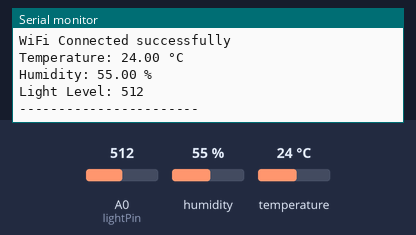
A sketch run on a simulated Arduino Nano 33 IoT. Parts: the last lines printed to the serial monitor. The test bench sets the inputs (shaded band); at power-on: humidity 55 %, A0 (lightPin) = 512, temperature 24 °C. WiFi joins after 1.5 s; servers stay silent unless stated.

Above: at 7.7 s.
7.8 s: humidity set to 22 %
At 9.06 s:
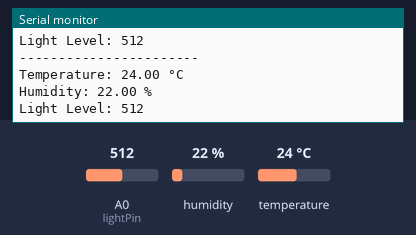
10.7 s: A0 (lightPin) set to 716
At 12.3 s:
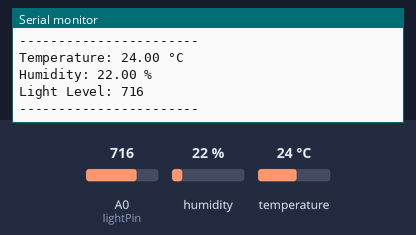
13.6 s: temperature set to 12 °C
At 13.7 s:
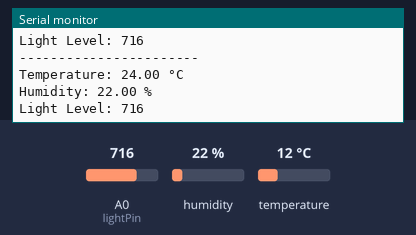
16.5 s: A0 (lightPin) set to 900
At 19.0 s:
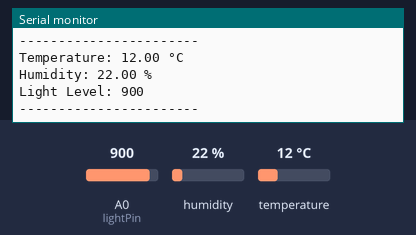
19.4 s: humidity set to 40 %
At 21.6 s:
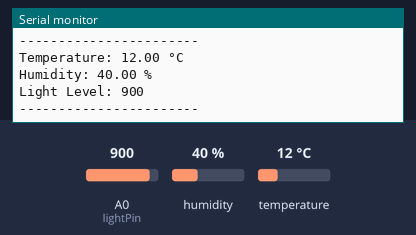
Timing chart, 0 to 23.1 s (numbered marks = the images above; inputs shaded):
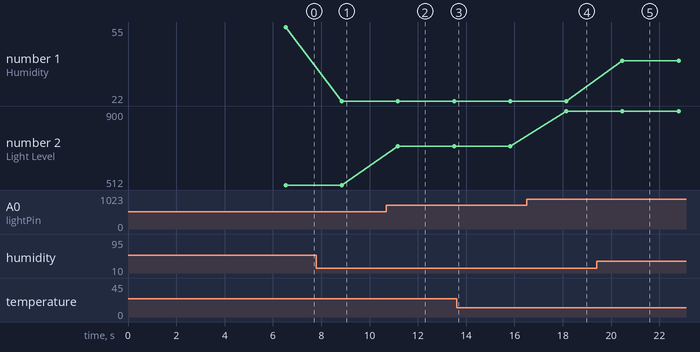

The sketch:

sketch_mar10alight.ino
```cpp
#include <WiFiNINA.h>      // Library for WiFi connection (Arduino Nano 33 IoT)
#include <ThingSpeak.h>    // Library to send data to ThingSpeak cloud
#include <DHT.h>           // Library for DHT temperature & humidity sensor

//  SENSOR SETUP
// DHT11 is connected to pin 3
#define DHTPIN 3
#define DHTTYPE DHT11

DHT dht(DHTPIN, DHTTYPE);

// LDR (light sensor) connected to analog pin A0
int lightPin = A0;

//  WIFI DETAILS
// Using my mobile hotspot for internet connection
char ssid[] = "Manoj Krishna iphone";
char pass[] = "manojkrishna";

// WiFi status tracker
int status = WL_IDLE_STATUS;
WiFiClient client;

//  THINGSPEAK DETAILS
// Channel and API key to upload sensor data
unsigned long channelID = 3288898;
const char * writeAPIKey = "2NM7B5GC1OWGGQK3";

// FUNCTION DECLARATIONS
void connectWiFi();
void readSensors(float &temp, float &hum, int &light);
void printData(float temp, float hum, int light);
void sendToThingSpeak(float temp, float hum, int light);

// ------------------- SETUP -------------------
void setup() {
  Serial.begin(9600);   // Start serial monitor for debugging
  dht.begin();          // Start DHT sensor

  connectWiFi();        // Connect to WiFi first
  ThingSpeak.begin(client);  // Start ThingSpeak communication
}

// ------------------- MAIN LOOP -------------------
void loop() {
  float temperature, humidity;
  int lightValue;

  // Read all sensor values together
  readSensors(temperature, humidity, lightValue);

  // Sometimes DHT gives invalid readings, so checking it
  if (isnan(temperature) || isnan(humidity)) {
    Serial.println("Failed to read from DHT sensor");
    return;  // Skip this loop if data is invalid
  }

  // Print values to Serial Monitor (for testing/debugging)
  printData(temperature, humidity, lightValue);

  // Send data to ThingSpeak cloud
  sendToThingSpeak(temperature, humidity, lightValue);

  Serial.println("-----------------------");

  // Small delay to avoid spamming ThingSpeak
  delay(2000);
}

// ------------------- FUNCTIONS -------------------

// Handles WiFi connection
void connectWiFi() {
  Serial.print("Connecting to ");
  Serial.println(ssid);

  // Keep trying until connected
  while (status != WL_CONNECTED) {
    status = WiFi.begin(ssid, pass);
    delay(5000);  // wait before retrying
    Serial.println("Still trying to connect...");
  }

  Serial.println("WiFi Connected successfully");
}

// Reads temperature, humidity, and light values
void readSensors(float &temp, float &hum, int &light) {
  temp = dht.readTemperature();   // Get temperature in Celsius
  hum = dht.readHumidity();       // Get humidity percentage
  light = analogRead(lightPin);   // Read light level (0–1023)
}

// Displays sensor values in Serial Monitor
void printData(float temp, float hum, int light) {
  Serial.print("Temperature: ");
  Serial.print(temp);
  Serial.println(" °C");

  Serial.print("Humidity: ");
  Serial.print(hum);
  Serial.println(" %");

  Serial.print("Light Level: ");
  Serial.println(light);
}

// Sends sensor data to ThingSpeak
void sendToThingSpeak(float temp, float hum, int light) {
  // Assign values to fields in ThingSpeak
  ThingSpeak.setField(1, temp);
  ThingSpeak.setField(2, light);
  ThingSpeak.setField(3, hum);

  // Upload data
  ThingSpeak.writeFields(channelID, writeAPIKey);
}
```

Measured:
- after the input at 7.8 s, the serial monitor: prints a new line after 1.1 s (image 1)
- after the input at 10.7 s, the serial monitor: prints a new line after 0.47 s (image 2)
- after the input at 16.5 s, the serial monitor: prints a new line after 1.6 s (image 4)
- after the input at 19.4 s, the serial monitor: prints a new line after 1.1 s (image 5)
- plotted number 1: 55 → 22 after the input at 7.8 s, 22 → 40 after the input at 19.4 s
- plotted number 2: 512 → 716 after the input at 10.7 s, 716 → 900 after the input at 16.5 s
